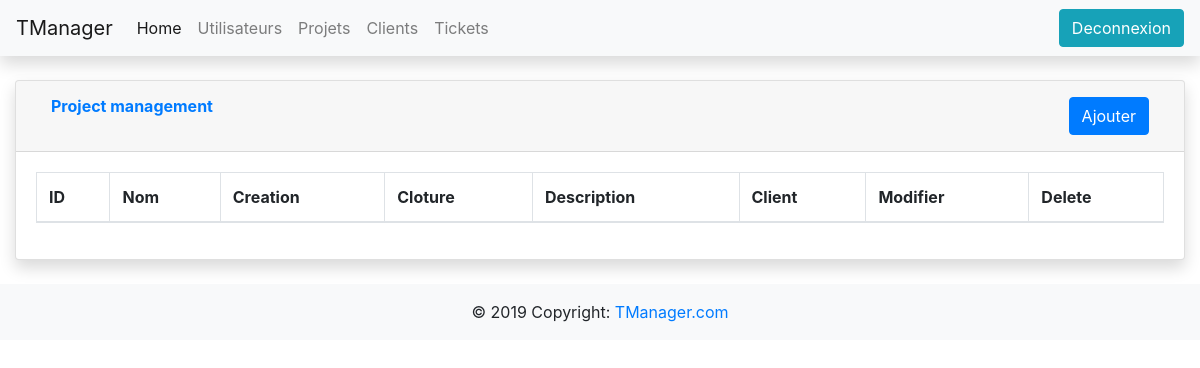
Before: /projet_web/gestion_projet.php with the older database file.
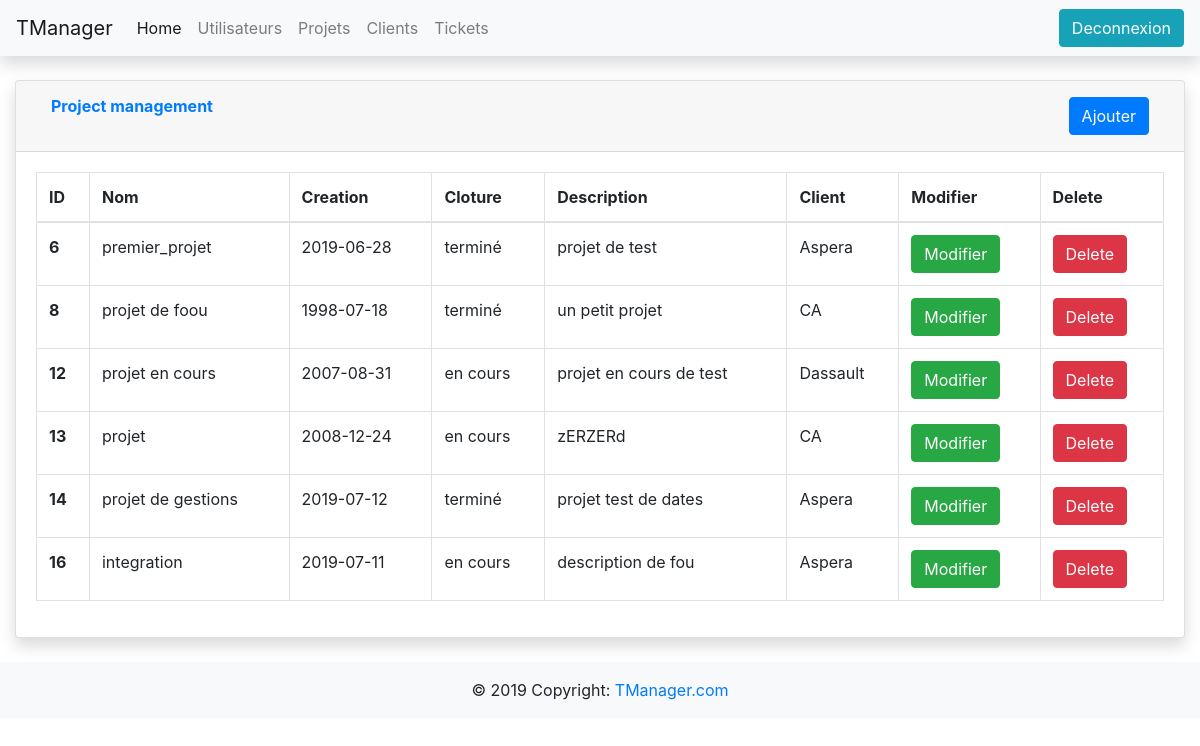
After: the same page with the newer database file.
### tables this page shows
CREATE TABLE `projet` (
  `projet_id` int(11) NOT NULL AUTO_INCREMENT,
  `projet_creation` date NOT NULL,
  `projet_cloture` tinyint(1) NOT NULL,
  `projet_nom` varchar(50) NOT NULL DEFAULT '',
  `projet_description` varchar(50) NOT NULL DEFAULT '',
  `projet_client_id` int(11) NOT NULL,
  `projet_del` int(11) NOT NULL DEFAULT '0',
  PRIMARY KEY (`projet_id`),
  KEY `PROJET_CLIENT_FK` (`projet_client_id`),
  CONSTRAINT `projet_ibfk_1` FOREIGN KEY (`projet_client_id`) REFERENCES `client` (`client_id`)
);

CREATE TABLE `client` (
  `client_id` int(11) NOT NULL AUTO_INCREMENT,
  `client_nom` varchar(50) NOT NULL DEFAULT '',
  `client_email` varchar(50) NOT NULL DEFAULT '',
  `client_numero` varchar(50) NOT NULL DEFAULT '',
  `client_del` int(11) NOT NULL DEFAULT '0',
  PRIMARY KEY (`client_id`)
);

### projet_web/gestion_projet.php (the view, shortened to what this page needs)
<!doctype html>
<html lang="en">
  <head>
    <link rel="stylesheet" href="bs431/css/bootstrap.min.css">
    <link href="vendor/datatables/dataTables.bootstrap4.min.css" rel="stylesheet">
  </head>
  <body>
    <?php include('navbar.php'); ?>
    <div class="container-fluid">
      <div class="card shadow mb-4">
        <div class="card-header py-3">
          <div class="container-fluid">
            <div class="row">
              <div class="col text-left">
                <h6 class="m-0 font-weight-bold text-primary">Project management</h6>
              </div>
              <div class="col text-right">
                <button type="button" class="btn btn-primary" data-toggle="modal" data-target="#modalAjouterProjets">
                  Ajouter
                </button>
              </div>
            </div>
          </div>
        </div>
        <div class="card-body">
          <div class="table-responsive">
            <table class="table table-bordered" id="dataTable" width="100%" cellspacing="0">
              <thead>
                <tr>
                  <th>ID</th>
                  <th>Nom</th>
                  <th>Creation</th>
                  <th>Cloture</th>
                  <th>Description</th>
                  <th>Client</th>
                  <th>Modifier</th>
                  <th>Delete</th>
                </tr>
              </thead>
              <tbody>
                <?php include('connexion_bdd.php'); ?>
                <?php
                $reponse = $bdd->query('SELECT * FROM projet WHERE projet_del = 0');
                while ($donnees = $reponse->fetch()){
                ?>
                <tr>
                  <th scope="row"><?php echo $donnees['projet_id']; ?></th>
                  <td><?php echo $donnees['projet_nom']; ?></td>
                  <td><?php echo $donnees['projet_creation']; ?></td>
                  <td>
                    <?php
                      if ($donnees['projet_cloture'] == 1)
                        echo "terminé";
                      else
                        echo "en cours";
                    ?>
                  </td>
                  <td><?php echo $donnees['projet_description']; ?></td>
                  <td>
                    <?php
                      $tus = $donnees['projet_client_id'];
                      $res = $bdd->query("SELECT * FROM client WHERE client_id = $tus;");
                      $data = $res->fetch();
                      echo $data['client_nom'];
                    ?>
                  </td>
                  <td>
                  <form action ="projet/modifier_projet.php" method="get">
                      <button type="submit" class="btn btn-success">Modifier</button>
                    </form>
                  </td>
                  <td>
                    <form action ="projet/delete_projet.php" method="get" >
                      <button type="submit" class="btn btn-danger" onclick="return confirm('Voulez-vous vraiment suprimer ce projet ?');">Delete</button>
                    </form>
                  </td>
                </tr>
                <?php
                }
                ?>
              </tbody>
            </table>
          </div>
        </div>
      </div>
    </div>
    <?php include('footer.php'); ?>
  </body>
</html>

### projet_web/navbar.php (shortened to what this page needs)
<nav class="navbar navbar-expand-lg navbar-light bg-light shadow">
  <a class="navbar-brand" href="#">TManager</a>
  <div class="collapse navbar-collapse" id="navbarSupportedContent">
    <ul class="navbar-nav mr-auto">
      <li class="nav-item active">
        <a class="nav-link" href="index.php">Home <span class="sr-only">(current)</span></a>
      </li>
      <li class="nav-item">
        <a class="nav-link" href="gestion_utilisateur.php">Utilisateurs</a>
      </li>
      <li class="nav-item">
        <a class="nav-link" href="gestion_projet.php">Projets</a>
      </li>
      <li class="nav-item">
        <a class="nav-link" href="gestion_client.php">Clients</a>
      </li>
      <li class="nav-item">
        <a class="nav-link" href="gestion_ticket.php">Tickets</a>
      </li>
    </ul>
    <form action ="deconnexion.php">
      <button type="submit" class="btn btn-info">Deconnexion</button>
</form>
  </div>
</nav>
<br>

### projet_web/footer.php
<footer class="page-footer font-small bg-light bottom">
  <div class="footer-copyright text-center py-3">© 2019 Copyright:
    <a href="#"> TManager.com</a>
  </div>
</footer>

Changed rows visible on the page:
added projet: projet_id "6", projet_nom "premier_projet", projet_creation "2019-06-28", projet_cloture "terminé", projet_description "projet de test", projet_client.client_nom "Aspera"
added projet: projet_id "8", projet_nom "projet de foou", projet_creation "1998-07-18", projet_cloture "terminé", projet_description "un petit projet", projet_client.client_nom "CA"
added projet: projet_id "12", projet_nom "projet en cours", projet_creation "2007-08-31", projet_cloture "en cours", projet_description "projet en cours de test", projet_client.client_nom "Dassault"
added projet: projet_id "13", projet_nom "projet", projet_creation "2008-12-24", projet_cloture "en cours", projet_description "zERZERd", projet_client.client_nom "CA"
added projet: projet_id "14", projet_nom "projet de gestions", projet_creation "2019-07-12", projet_cloture "terminé", projet_description "projet test de dates", projet_client.client_nom "Aspera"
added projet: projet_id "16", projet_nom "integration", projet_creation "2019-07-11", projet_cloture "en cours", projet_description "description de fou", projet_client.client_nom "Aspera"
